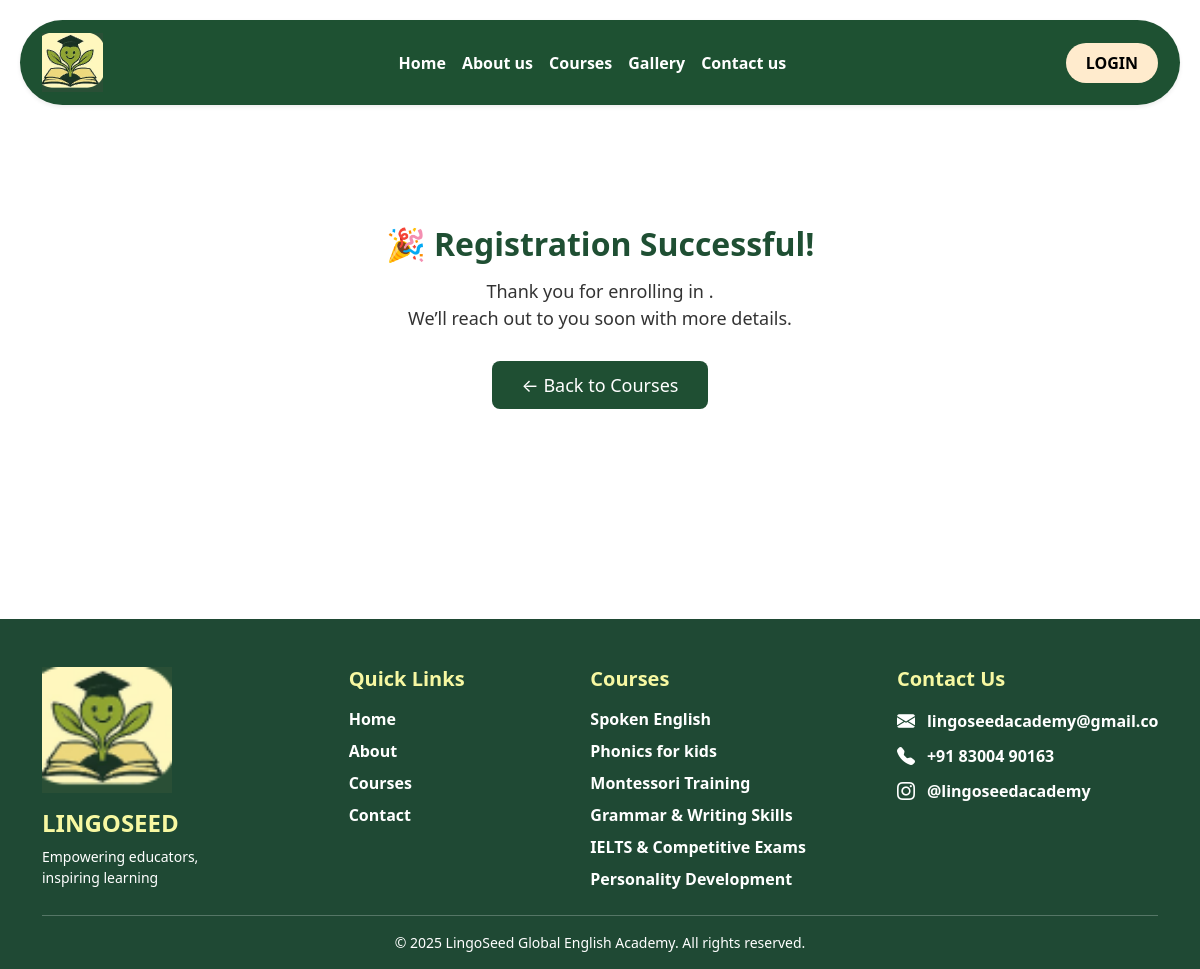
The page /register/success/ on the database its author committed.
### edu/models.py (models this page shows, shortened)
class ContactDetail(models.Model):
    email = models.CharField(max_length=200)
    phone = models.CharField(max_length=20)
    instagram = models.CharField(max_length=200)

### edu/views.py (the view)
# urls.py: path("register/success/", views.register_success, name="register_success"),
def register_success(request):
    return render(request, "edu/register_success.html")

### edu/context_processors.py (called while the page is built)
def global_footer(request):
    footer = Footer.objects.first()
    quick_links = QuickLink.objects.all()
    footer_courses = FooterCourse.objects.first()
    course_list = []
    if footer_courses and footer_courses.course_list:
        course_list = [c.strip() for c in footer_courses.course_list.split(",")]
    contact = ContactDetail.objects.first()
    return {
        "footer": footer,
        "quick_links": quick_links,
        "courses_list": course_list,
        "contact": contact,
    }

### edu/templates/edu/register_success.html (shortened to what this page needs)
{% extends 'edu/base.html' %}
{% block content %}
<div class="success-container">
    <h2>🎉 Registration Successful!</h2>
    <p>Thank you for enrolling in <strong>{{ course.title }}</strong>.<br>
    We’ll reach out to you soon with more details.</p>
    <a href="{% url 'courses' %}" class="back-btn">← Back to Courses</a>
</div>
{% endblock %}

### edu/templates/edu/footer.html (shortened to what this page needs)
{% load static %}
<footer class="footer bg-dark-green text-white pt-5 pb-3">
<div class="container">
    <div class="row gy-4 justify-content-between">
        <div class="col-md-3 text-center text-md-start">
            <img src="{% static 'images/logo.png' %}" width="130" alt="logo" class="mb-2">
            <h4 class="fw-bold mt-2">LINGOSEED</h4>
            <p class="small mb-0">Empowering educators,<br> inspiring learning</p>
        </div>
        <div class="col-md-2 col-6">
            <h5 class="fw-bold mb-3">Quick Links</h5>
            <p><a href="{% url 'home' %}" class="footer-link">Home</a></p>
            <p><a href="{% url 'about' %}" class="footer-link">About</a></p>
            <p><a href="{% url 'courses' %}" class="footer-link">Courses</a></p>
            <p><a href="{% url 'contact' %}" class="footer-link">Contact</a></p>
        </div>
<div class="col-md-3 col-6">
    <h5 class="fw-bold mb-3">Courses</h5>
    <p><a href="{% url 'courses' %}" class="footer-link">Spoken English</a></p>
    <p><a href="{% url 'courses' %}" class="footer-link">Phonics for kids</a></p>
    <p><a href="{% url 'courses' %}" class="footer-link">Montessori Training</a></p>
    <p><a href="{% url 'courses' %}" class="footer-link">Grammar & Writing Skills</a></p>
    <p><a href="{% url 'courses' %}" class="footer-link">IELTS & Competitive Exams</a></p>
    <p><a href="{% url 'courses' %}" class="footer-link">Personality Development</a></p>
</div>
        <div class="col-md-3">
            <h5 class="fw-bold mb-3">Contact Us</h5>
            {% if contact.email %}
            <p>
                <i class="bi bi-envelope-fill"></i>
                <a href="mailto:{{ contact.email }}" class="footer-link">{{ contact.email }}</a>
            </p>
            {% endif %}
            {% if contact.phone %}
            <p>
                <i class="bi bi-telephone-fill"></i>
                <a href="tel:{{ contact.phone }}" class="footer-link">{{ contact.phone }}</a>
            </p>
            {% endif %}
            {% if contact.instagram %}
            <p>
                <i class="bi bi-instagram"></i>
                <a href="https://www.instagram.com/{{ contact.instagram }}" target="_blank" class="footer-link">{{ contact.instagram }}</a>
            </p>
            {% endif %}
        </div>
    </div>
    <hr class="border-light">
    <div class="text-center small">
        © 2025 LingoSeed Global English Academy. All rights reserved.
    </div>
</div>
</footer>

### edu/static/css/style.css (style rules this page uses)
body { margin: 0; font-family: "Open Sans", sans-serif; background-color: #f5efdc; }
body { background: #fbf1d4; }

### edu/templates/edu/register_success.html (style rules this page uses)
.success-container { text-align: center; margin: 120px auto; padding-bottom: 100px; }
.success-container h2 { color: #1f4f33; font-weight: bold; margin-bottom: 15px; }
.success-container p { font-size: 18px; color: #333; margin-bottom: 40px; }
.back-btn { background: #1f4f33; color: #fff; padding: 12px 30px; font-size: 18px; border: none; border-radius: 8px; text-decoration: none; transition: 0.3s; }

### edu/templates/edu/footer.html (style rules this page uses)
.bg-dark-green { background-color: #1f4934; }
h4, h5 { color: #f7f8a2; }
.footer-link { text-decoration: none; color: #fff; font-weight: 600; }
.footer i { margin-right: 6px; font-size: 18px; }
.footer p { display: flex; align-items: center; gap: 6px; margin-bottom: 8px; flex-wrap: nowrap; white-space: nowrap; overflow: hidden; text-overflow: ellipsis; }
.footer .row > div { min-width: 220px; }

### rows shown on the page
ContactDetail: email "lingoseedacademy@gmail.…", phone "+91 83004 90163", instagram "@lingoseedacademy"
